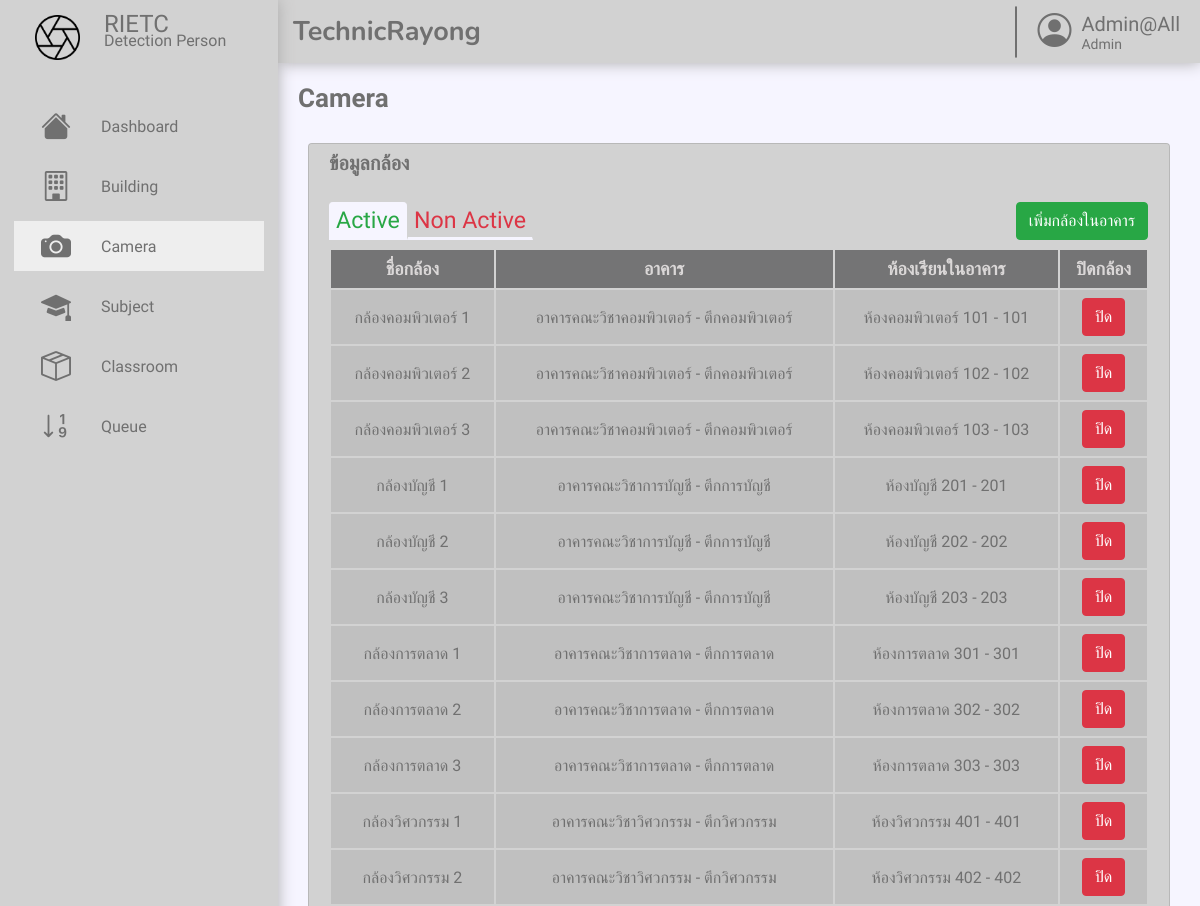
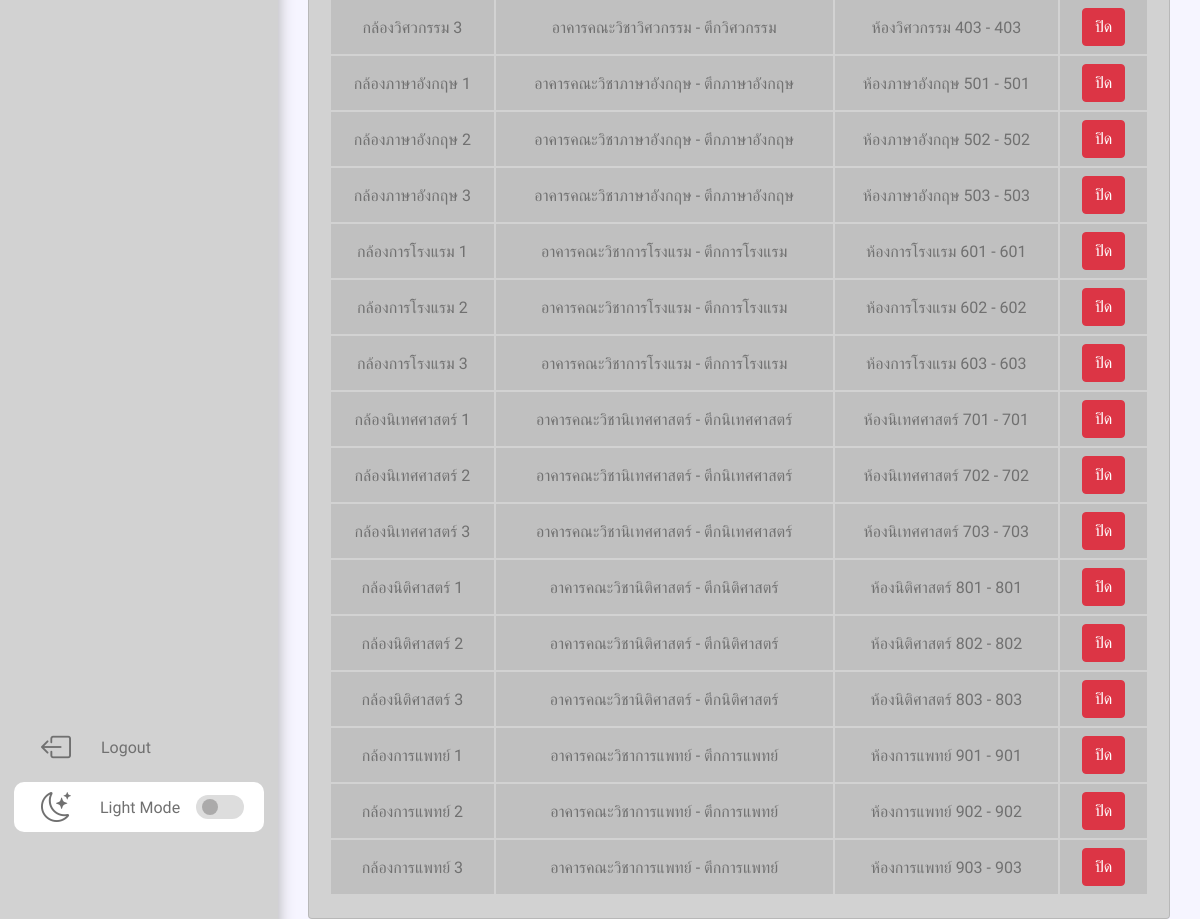
Screenshot of /camera.php with the database file from the repository (2 pictures, top to bottom).
### tables this page shows
CREATE TABLE camera (
    camera_id INT NOT NULL AUTO_INCREMENT,
    camera_name TEXT,
    status INT,
    building_id INT,
    room_id INT,
    time TIMESTAMP,
    PRIMARY KEY (camera_id),
    FOREIGN KEY (building_id) REFERENCES building(building_id),
    FOREIGN KEY (room_id) REFERENCES room(room_id)
);

CREATE TABLE building (
    building_id INT NOT NULL AUTO_INCREMENT,
    building_fullname TEXT,
    building_name TEXT,
    time TIMESTAMP,
    PRIMARY KEY (building_id)
);

CREATE TABLE room (
    room_id INT NOT NULL AUTO_INCREMENT,
    room_name TEXT,
    room_number TEXT,
    building_id INT,
    time TIMESTAMP,
    PRIMARY KEY (room_id),
    FOREIGN KEY (building_id) REFERENCES building(building_id)
);

### class/camera.php (called while the page is built, shortened)
<?php
class Camera
{
    private $conn;
    private $table_name = "camera";
    public function __construct($db)
    {
        $this->conn = $db;
    }
    public function getCamerasByStatus($status)
    {
        $query = "
        SELECT
        c.camera_id,
        c.camera_name,
        b.building_fullname,
        b.building_name,
                  r.room_name,
                  r.room_number,
                  c.status
                  FROM
                  " . $this->table_name . " c
                  JOIN
                  building b ON c.building_id = b.building_id
                  JOIN
                  room r ON c.room_id = r.room_id
                  WHERE c.status = :status ";
        $stmt = $this->conn->prepare($query);
        $stmt->bindParam(':status', $status, PDO::PARAM_INT);
        $stmt->execute();
        $result = $stmt->fetchAll(PDO::FETCH_ASSOC);
        return $result;
    }
}

### camera.php (the view, shortened to what this page needs)
<?php
require_once './class/building.php';
require_once './class/camera.php';
$camera = new Camera($conn);
$cameraDetailsActive = $camera->getCamerasByStatus(1);
?>
<!DOCTYPE html>
<html lang="en">
<head>
    <link rel="stylesheet" href="./style.css">
    <link href="https://cdn.jsdelivr.net/npm/bootstrap-icons/font/bootstrap-icons.css" rel="stylesheet">
</head>
<body>
    <?php include_once("./assets/components/header.php"); ?>
    <?php include_once("./assets/components/sidebar.php"); ?>
    <div class="container">
        <h1>Camera</h1>
    </div>
    <div class="container">
        <div class="row">
            <div class="col">
                <div class="card1">
                    <div class="card1-header">
                        <P>ข้อมูลกล้อง</P>
                    </div>
                    <div class="card1-body">
                        <nav class="mb-2">
                            <div class="nav nav-tabs" id="nav-tab" role="tablist">
                                <button class="nav-link text-success active" id="nav-cameraActive-tab" data-bs-toggle="tab" data-bs-target="#nav-cameraActive" type="button" role="tab" aria-controls="nav-cameraActive" aria-selected="false">Active</button>
                                <button class="nav-link text-danger" id="nav-cameraNonActive-tab" data-bs-toggle="tab" data-bs-target="#nav-cameraNonActive" type="button" role="tab" aria-controls="nav-cameraNonActive" aria-selected="true">Non Active</button>
                            </div>
                            <a href="./camera/add_camera.php" class="btn btn-success">เพิ่มกล้องในอาคาร</a>
                        </nav>
                        <div class="tab-pane fade active show" id="nav-cameraActive" role="tabpanel" aria-labelledby="nav-cameraActive-tab">
                            <div class="table-responsive">
                                <table id="cameraActive" class="table text-center align-middle table-hover mb-0" style="padding: 0px;">
                                    <thead class="table-thead">
                                        <?php if (empty($cameraDetailsActive)) : ?>
                                            <tr>
                                                <th scope="col" class="text-center">No camera is on</th>
                                            </tr>
                                        <?php else : ?>
                                            <tr>
                                                <th scope="col">ชื่อกล้อง</th>
                                                <th scope="col">อาคาร</th>
                                                <th scope="col">ห้องเรียนในอาคาร</th>
                                                <th scope="col">ปิดกล้อง</th>
                                            </tr>
                                        <?php endif; ?>
                                    </thead>
                                    <tbody>
                                        <?php foreach ($cameraDetailsActive as $detail) : ?>
                                            <tr class="table1-active">
                                                <td scope="row"><?php echo htmlspecialchars($detail['camera_name']) ?></td>
                                                <td><?php echo  htmlspecialchars($detail['building_fullname']) . " - " . htmlspecialchars($detail['building_name']) ?></td>
                                                <td><?php echo  htmlspecialchars($detail['room_name']) . " - " . htmlspecialchars($detail['room_number']) ?></td>
                                                <td>
                                                    <a class="btn btn-sm btn-danger" href="./camera/status_camera.php?id=<?php echo htmlspecialchars($detail['camera_id']) ?>">ปิด</a>
                                                </td>
                                            </tr>
                                        <?php endforeach; ?>
                                    </tbody>
                                </table>
                            </div>
                        </div>
                    </div>
                </div>
            </div>
        </div>
    </div>
</body>
</html>

### assets/components/header.php (shortened to what this page needs)
<header class='headerprofile'>
    <a class='headername' href="#">TechnicRayong</a>
    <div class="border"></div>
    <div class="profilelogo">
        <i class="bi bi-person-circle icon"></i>
        <div class="text header-text">
            <span class="firstname">Admin@All</span>
            <span class="role">Admin</span>
        </div>
    </div>
</header>

### assets/components/sidebar.php (shortened to what this page needs)
<nav class='sidebar'>
    <header>
        <div class="imagelogo">
            <span class="image">
                <img class="light" src="../assets/images/cameralight.png" alt="logo" />
            </span>
            <div class="text header-text">
                <span class="name">RIETC</span>
                <span class="profession">Detection Person</span>
            </div>
        </div>
    </header>
    <div class="menu-bar">
        <div class="menu">
            <ul class="menu-link">
                <li class="menu-bar-link">
                    <a href="../../dashboard.php">
                        <i class="bi bi-house-fill icon"></i>
                        <span class="text nav-text">Dashboard</span>
                    </a>
                </li>
                <li class="menu-bar-link">
                    <a href="../../building.php">
                        <i class="bi bi-building icon"></i>
                        <span class="text nav-text">Building</span>
                    </a>
                </li>
                <li class="menu-bar-link">
                    <a href="../../camera.php">
                        <i class="bi bi-camera-fill icon"></i>
                        <span class="text nav-text">Camera</span>
                    </a>
                </li>
                <li class="menu-bar-link">
                    <a href="../../subject.php">
                        <i class="bi bi-mortarboard-fill icon"></i>
                        <span class="text nav-text">Subject</span>
                    </a>
                </li>
                <li class="menu-bar-link">
                    <a href="../../classroom.php">
                        <i class="bi bi-box-seam icon"></i>
                        <span class="text nav-text">Classroom</span>
                    </a>
                </li>
                <li class="menu-bar-link">
                    <a href="../../queue.php">
                        <i class="bi bi-sort-numeric-down icon"></i>
                        <span class="text nav-text">Queue</span>
                    </a>
                </li>
            </ul>
        </div>
        <div class="bottom-content">
            <li class="logout">
                <a href="../../logout.php">
                    <i class="bi bi-box-arrow-left icon"></i>
                    <span class="text nav-text">Logout</span>
                </a>
            </li>
            <li class="mode">
                <div class="moon-sun">
                    <i class="bi bi-moon-stars icon moon"></i>
                </div>
                <span class="mode-text text">Dark Mode</span>
                <div class="toggle-switch">
                    <span class='switch' </span>
                </div>
            </li>
        </div>
    </div>
</nav>

### rows the page displays
camera: camera_name "กล้องคอมพิวเตอร์ 1", building.building_fullname "อาคารคณะวิชาคอมพิวเตอร์", building.building_name "ตึกคอมพิวเตอร์", room.room_name "ห้องคอมพิวเตอร์ 101", room.room_number "101"
camera: camera_name "กล้องคอมพิวเตอร์ 2", building.building_fullname "อาคารคณะวิชาคอมพิวเตอร์", building.building_name "ตึกคอมพิวเตอร์", room.room_name "ห้องคอมพิวเตอร์ 102", room.room_number "102"
camera: camera_name "กล้องคอมพิวเตอร์ 3", building.building_fullname "อาคารคณะวิชาคอมพิวเตอร์", building.building_name "ตึกคอมพิวเตอร์", room.room_name "ห้องคอมพิวเตอร์ 103", room.room_number "103"
camera: camera_name "กล้องบัญชี 1", building.building_fullname "อาคารคณะวิชาการบัญชี", building.building_name "ตึกการบัญชี", room.room_name "ห้องบัญชี 201", room.room_number "201"
camera: camera_name "กล้องบัญชี 2", building.building_fullname "อาคารคณะวิชาการบัญชี", building.building_name "ตึกการบัญชี", room.room_name "ห้องบัญชี 202", room.room_number "202"
camera: camera_name "กล้องบัญชี 3", building.building_fullname "อาคารคณะวิชาการบัญชี", building.building_name "ตึกการบัญชี", room.room_name "ห้องบัญชี 203", room.room_number "203"
camera: camera_name "กล้องการตลาด 1", building.building_fullname "อาคารคณะวิชาการตลาด", building.building_name "ตึกการตลาด", room.room_name "ห้องการตลาด 301", room.room_number "301"
camera: camera_name "กล้องการตลาด 2", building.building_fullname "อาคารคณะวิชาการตลาด", building.building_name "ตึกการตลาด", room.room_name "ห้องการตลาด 302", room.room_number "302"
camera: camera_name "กล้องการตลาด 3", building.building_fullname "อาคารคณะวิชาการตลาด", building.building_name "ตึกการตลาด", room.room_name "ห้องการตลาด 303", room.room_number "303"
camera: camera_name "กล้องวิศวกรรม 1", building.building_fullname "อาคารคณะวิชาวิศวกรรม", building.building_name "ตึกวิศวกรรม", room.room_name "ห้องวิศวกรรม 401", room.room_number "401"
camera: camera_name "กล้องวิศวกรรม 2", building.building_fullname "อาคารคณะวิชาวิศวกรรม", building.building_name "ตึกวิศวกรรม", room.room_name "ห้องวิศวกรรม 402", room.room_number "402"
camera: camera_name "กล้องวิศวกรรม 3", building.building_fullname "อาคารคณะวิชาวิศวกรรม", building.building_name "ตึกวิศวกรรม", room.room_name "ห้องวิศวกรรม 403", room.room_number "403"
camera: camera_name "กล้องภาษาอังกฤษ 1", building.building_fullname "อาคารคณะวิชาภาษาอังกฤษ", building.building_name "ตึกภาษาอังกฤษ", room.room_name "ห้องภาษาอังกฤษ 501", room.room_number "501"
camera: camera_name "กล้องภาษาอังกฤษ 2", building.building_fullname "อาคารคณะวิชาภาษาอังกฤษ", building.building_name "ตึกภาษาอังกฤษ", room.room_name "ห้องภาษาอังกฤษ 502", room.room_number "502"
camera: camera_name "กล้องภาษาอังกฤษ 3", building.building_fullname "อาคารคณะวิชาภาษาอังกฤษ", building.building_name "ตึกภาษาอังกฤษ", room.room_name "ห้องภาษาอังกฤษ 503", room.room_number "503"
camera: camera_name "กล้องการโรงแรม 1", building.building_fullname "อาคารคณะวิชาการโรงแรม", building.building_name "ตึกการโรงแรม", room.room_name "ห้องการโรงแรม 601", room.room_number "601"
camera: camera_name "กล้องการโรงแรม 2", building.building_fullname "อาคารคณะวิชาการโรงแรม", building.building_name "ตึกการโรงแรม", room.room_name "ห้องการโรงแรม 602", room.room_number "602"
camera: camera_name "กล้องการโรงแรม 3", building.building_fullname "อาคารคณะวิชาการโรงแรม", building.building_name "ตึกการโรงแรม", room.room_name "ห้องการโรงแรม 603", room.room_number "603"
camera: camera_name "กล้องนิเทศศาสตร์ 1", building.building_fullname "อาคารคณะวิชานิเทศศาสตร์", building.building_name "ตึกนิเทศศาสตร์", room.room_name "ห้องนิเทศศาสตร์ 701", room.room_number "701"
camera: camera_name "กล้องนิเทศศาสตร์ 2", building.building_fullname "อาคารคณะวิชานิเทศศาสตร์", building.building_name "ตึกนิเทศศาสตร์", room.room_name "ห้องนิเทศศาสตร์ 702", room.room_number "702"
camera: camera_name "กล้องนิเทศศาสตร์ 3", building.building_fullname "อาคารคณะวิชานิเทศศาสตร์", building.building_name "ตึกนิเทศศาสตร์", room.room_name "ห้องนิเทศศาสตร์ 703", room.room_number "703"
camera: camera_name "กล้องนิติศาสตร์ 1", building.building_fullname "อาคารคณะวิชานิติศาสตร์", building.building_name "ตึกนิติศาสตร์", room.room_name "ห้องนิติศาสตร์ 801", room.room_number "801"
camera: camera_name "กล้องนิติศาสตร์ 2", building.building_fullname "อาคารคณะวิชานิติศาสตร์", building.building_name "ตึกนิติศาสตร์", room.room_name "ห้องนิติศาสตร์ 802", room.room_number "802"
camera: camera_name "กล้องนิติศาสตร์ 3", building.building_fullname "อาคารคณะวิชานิติศาสตร์", building.building_name "ตึกนิติศาสตร์", room.room_name "ห้องนิติศาสตร์ 803", room.room_number "803"
camera: camera_name "กล้องการแพทย์ 1", building.building_fullname "อาคารคณะวิชาการแพทย์", building.building_name "ตึกการแพทย์", room.room_name "ห้องการแพทย์ 901", room.room_number "901"
camera: camera_name "กล้องการแพทย์ 2", building.building_fullname "อาคารคณะวิชาการแพทย์", building.building_name "ตึกการแพทย์", room.room_name "ห้องการแพทย์ 902", room.room_number "902"
camera: camera_name "กล้องการแพทย์ 3", building.building_fullname "อาคารคณะวิชาการแพทย์", building.building_name "ตึกการแพทย์", room.room_name "ห้องการแพทย์ 903", room.room_number "903"
